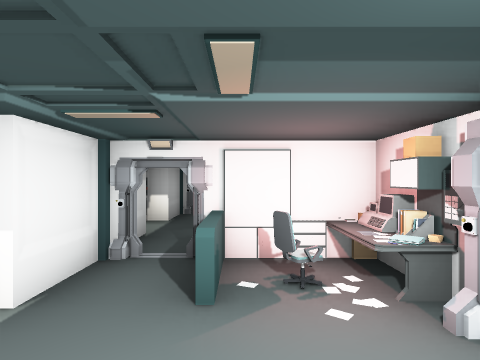
[1] (above)

13 first-person views from a walk through a 3-D level made in the Unity game engine. The camera is 1.3 m above the floor, looks level and sees 75° across. The floor is counted in squares, 2 m on a side. Each view is taken from the middle of a square. On the plan, view 1 faces up. The plan holds only what a view shows up to about 10 squares ahead; the rest is blank. The place goes on beyond the plan. The player is left out.

[2]
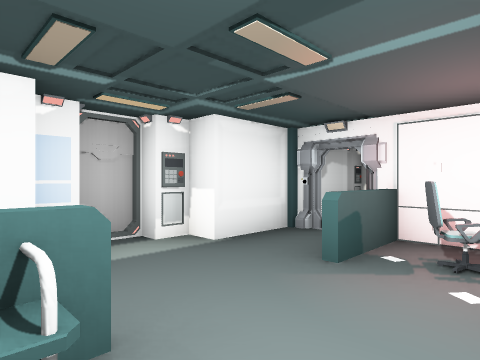

[3]
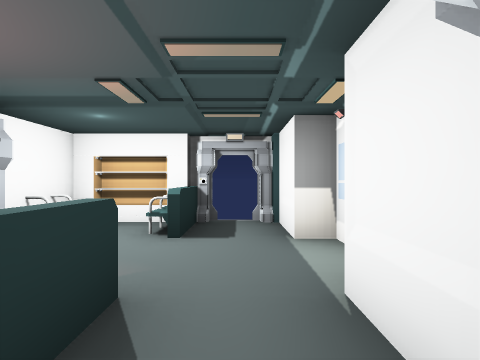

[4]
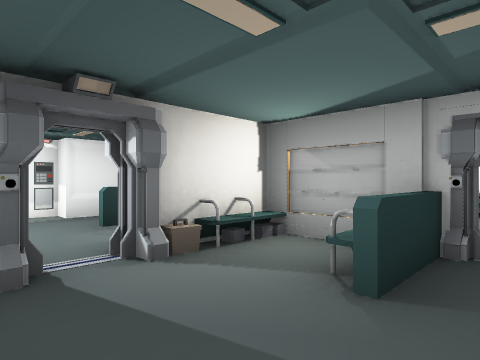

[5]
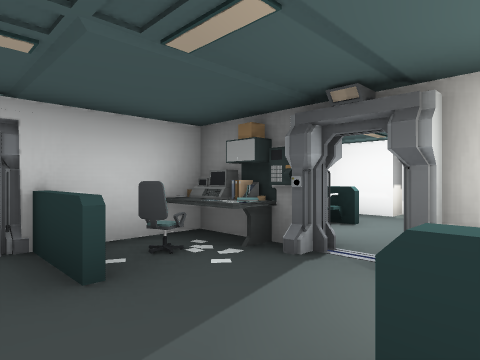

[6]
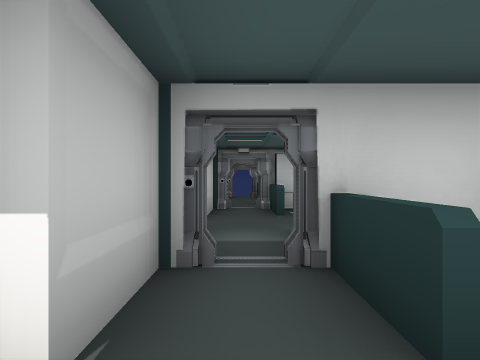

[7]
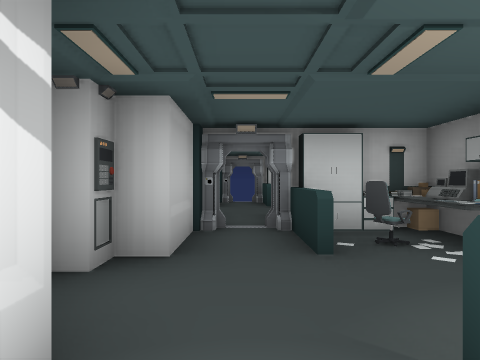

[8]
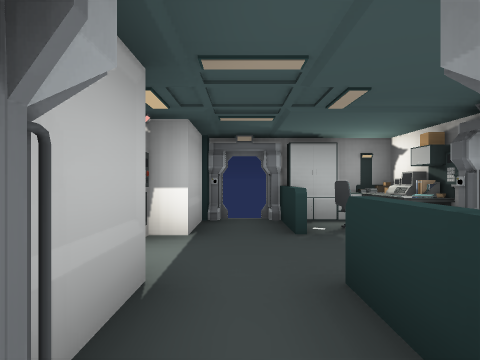

[9]
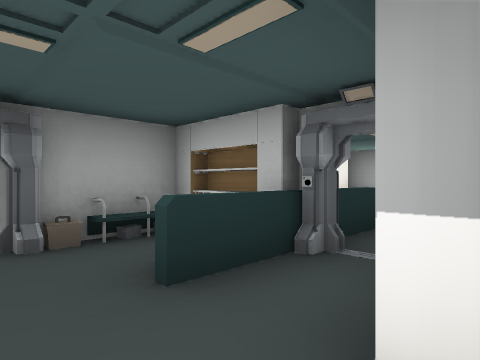

[10]
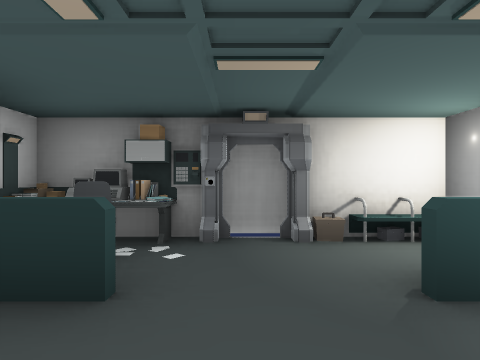

[11]
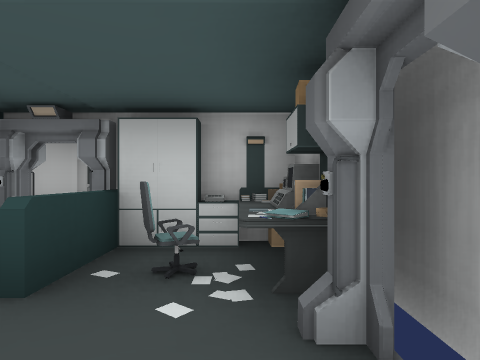

[12]
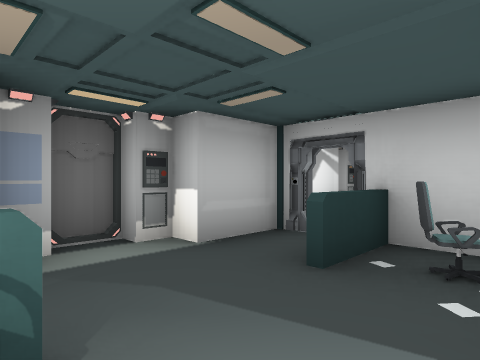

[13]
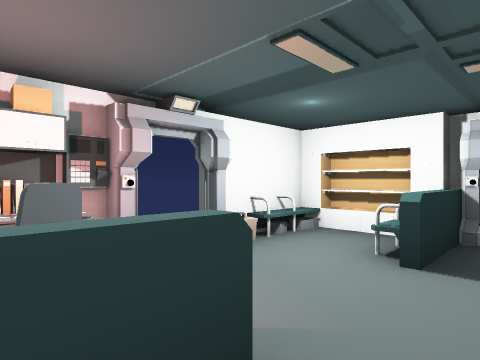

### Floor plan
Points are (right, up) in squares from view 1. A wall is a line through its corners. A room is listed if a view was taken in it or the views show most of it. See-through windows are left out.
Room 1 (views 1, 2)
walls: (0.4, 2.4) (0.2, 2.9); (-1.6, 0.5) (-1.6, -0.9); (1.6, 1.6) (1.6, 3.6); (1.4, 2.2) (1.4, 3.6) (-0.6, 3.6); (-0.6, -0.8) (1.6, -0.8) (1.6, 0.7); (1.6, 2.2) (1, 2.2); (0.6, 3) (0.2, 2.7); (-2.1, 1) (-2.1, 0.5); (0.1, -1.1) (1.4, -1.1); (-0.6, -1.1) (-0.3, -1.1) (-0.3, -0.5); (1.6, 2.7) (1.1, 2.7); (-2.1, 2.2) (-2.1, 1.8); (-0.2, 3.6) (-0.2, 2.2); (-2.5, 1.8) (-2.5, 1)
low walls: (1, 2.2) (1, 3.6)
ways out: opening at (-1, 3) to room 2; gap at (2, 2)
Room 2 (views 3, 5, 6, 12, 13)
walls: (-1.6, 5.4) (-1.6, 4.4); (-1.3, 4) (-1.3, 3.6) (-1.6, 3.6) (-1.6, 2.2); (-0.6, 3.9) (1.4, 3.9); (-0.3, 3.8) (-0.3, 5.4); (-2.1, 5.9) (-2.1, 5.4); (-2.1, 6.5) (-2.5, 6.5) (-2.5, 5.8); (-1.6, 7) (-2.1, 7); (1.3, 5.8) (1.9, 5.8); (1.6, 3.9) (1.6, 6); (-0.3, 2.2) (-0.3, 3.1); (1.6, 7) (1, 7); (2, 6.5) (1.3, 6.5)
ways out: opening at (-1, 3) to room 1; opening at (-1, 7) to room 3; gap at (2, 6)
Room 3 (views 4, 7, 10, 11)
walls: (-1.6, 10) (-1.6, 9.1); (0.9, 8.6) (1.6, 8.6) (1.6, 10.6); (1.4, 11.1) (1.4, 13.7); (-1.3, 8.7) (-1.3, 8.3) (-1.6, 8.3) (-1.6, 7); (1.8, 10.4) (1.8, 11.7) (1, 11.7); (1.6, 11.1) (1.6, 13.3); (-1.6, 11.7) (-2.1, 11.7) (-2.1, 11.1); (-0.3, 7) (-0.3, 8.5); (-2.1, 7) (-2.1, 6.5)
ways out: opening at (-1, 7) to room 2; opening at (-1, 12) to room 4
Room 4 (views 8, 9)
walls: (-1.6, 15.1) (-1.6, 13.9); (-0.1, 13.3) (-0.7, 13.3); (0.2, 13.3) (1.2, 13.3); (-0.6, 13.3) (-0.2, 13.3); (-0.3, 16.8) (-0.3, 18.4); (-1.3, 13.7) (-1.3, 13); (-0.6, 13) (-0.6, 13.6) (1.6, 13.6) (1.6, 15.2); (-1.6, 13.4) (-1.6, 11.7); (1.6, 16.7) (1, 16.7); (-0.3, 11.6) (-0.3, 15); (1.6, 18.3) (-1.6, 18.3) (-1.6, 16.7) (-2.1, 16.7) (-2.1, 16.2)
ways out: opening at (-1, 12) to room 3

Where each view was taken, in squares from view 1:
view 1: 0 up, 0 right, facing up
view 2: 0 up, 1 right, facing up-left
view 3: 4 up, 1 left, facing down
view 4: 7 up, 1 left, facing down-right
view 5: 5 up, 1 left, facing up-right
view 6: 6 up, 1 left, facing up
view 7: 9 up, 1 left, facing up
view 8: 13 up, 1 left, facing up
view 9: 16 up, 2 left, facing down-right
view 10: 11 up, 2 left, facing right
view 11: 10 up, 1 right, facing up
view 12: 5 up, 1 right, facing up-left
view 13: 3 up, 1 left, facing down-right
